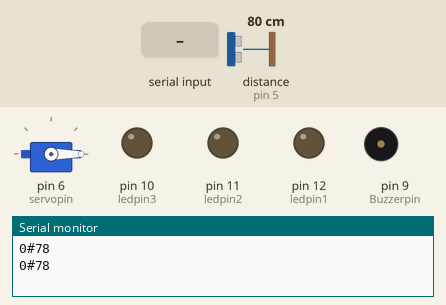
Recording of a sketch running on a simulated Arduino Uno, built with avr-gcc and run on an emulated ATmega328P. On the bench: servo, output pins drawn as LEDs (lit = HIGH), buzzer (waves = sounding, pin HIGH), the last lines printed to the serial monitor. Wiring (inferred from the names in the program): ultrasonic range finder: trigger pin 4; echo pin 5. The inputs (shaded band) are chosen by the test bench; at power-on: distance to the obstacle (sensor on pin 5) 80 cm. The echo pulse lasts 58.3 µs per cm; pins used as bus, display or sensor lines are not drawn.

Above: at 1.2 s.
1.3 s: "auto" received over Serial
At 3.3 s:
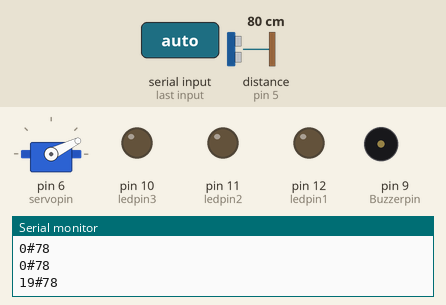
At 3.9 s:
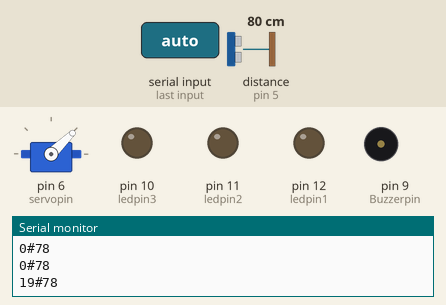
5.3 s: distance to the obstacle (sensor on pin 5) set to 35 cm
8.8 s: "buzzer" received over Serial
At 10.4 s:
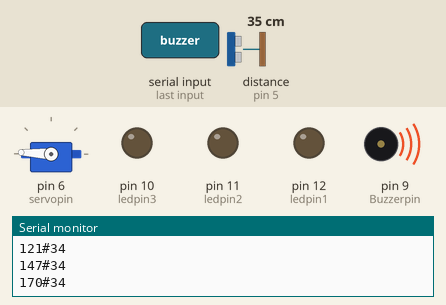
12.3 s: distance to the obstacle (sensor on pin 5) set to 2 cm
Timing chart, 0 to 20.3 s (numbered marks = the images above; inputs shaded):
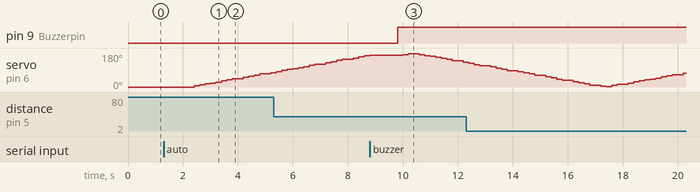

The sketch:

control_arduino_from_thirdparty.ino
```cpp
// ##################################
// Author : Tirtharaj Sinha
// Written for : arduino AVR Boards
// Date : 29-09-2022
// IDE : Arduino IDE 2.X
// Description : A controller to control component from third party script over serial port
// ##################################


#include <Servo.h>


// variable and const declearation
const int trigPin = 4;
const int echoPin = 5;
const int servopin = 6;


// led pin
const int ledpin1 = 12;
const int ledpin2 = 11;
const int ledpin3 = 10;

bool isLed1 = false;
bool isLed2 = false;
bool isLed3 = false;

int Buzzerpin = 9;

bool isBuzzer = false;

int curLoc = 0;    // current angle of servo
int increase = 1;  // direction of servo{increasing:1,decreasing:0}

long duration;
int distinCM;

// auto control
bool isServoAutoControl = false;
bool isIncreasing = true;

String curDis;  // current distance upon angle
long distance_limit = 50;

// sensor declearation
Servo radarServo;


void setup() {

  // setting the led pins
  pinMode(ledpin1, OUTPUT);
  pinMode(ledpin2, OUTPUT);
  pinMode(ledpin3, OUTPUT);
  pinMode(Buzzerpin, OUTPUT);

  // setting ultrasonic
  pinMode(trigPin, OUTPUT);
  pinMode(echoPin, INPUT);

  Serial.begin(9600);

  // starting the servo
  radarServo.attach(servopin);
  radarServo.write(0);
}

void loop() {
  // check any serial input is given
  if (Serial.available()) {
    String command = Serial.readString();
    manage_command(command);
  }
  if (millis() % 200 == 0) {
    if (isServoAutoControl) {
      autoRotateServo();
    }
  }
  // reading sensor in every 1s
  if (millis() % 1000 == 0) {

    curDis = calculate_distance(curLoc);
    Serial.println(curDis);
  }
}

void manage_command(String command) {
  if (command.indexOf("led") >= 0) {
    int pinNo = command.substring(3).toInt();
    toggleLED(pinNo);
  } else if (command.indexOf("servo") >= 0) {
    int angleReq = command.substring(5).toInt();
    rotateServo(angleReq);
  } else if (command.indexOf("buzzer") >= 0) {
    toggleBuzzer();
  } else if (command.indexOf("auto") >= 0) {
    if (isServoAutoControl) {
      isServoAutoControl = false;
    } else {
      isServoAutoControl = true;
    }
  }
}

void rotateServo(int angel) {
  if (!isServoAutoControl) {
    if (angel > curLoc) {
      for (int i = curLoc; i <= angel; i++) {
        radarServo.write(i);
        delay(50);
      }
    } else {
      for (int i = curLoc; i >= angel; i--) {
        radarServo.write(i);
        delay(50);
      }
    }
    curLoc = angel;
  }
  // Serial.println(angel);
}

void autoRotateServo() {
  if (isIncreasing) {
    curLoc++;
  } else {
    curLoc--;
  }

  if (curLoc == 180) {
    isIncreasing = false;
  } else if (curLoc == 0) {
    isIncreasing = true;
  }

  radarServo.write(curLoc);
}

void toggleLED(int led) {
  if (led == 1) {
    if (isLed1) {
      digitalWrite(ledpin1, LOW);
      isLed1 = false;
    } else {
      digitalWrite(ledpin1, HIGH);
      isLed1 = true;
    }
  } else if (led == 2) {
    if (isLed2) {
      digitalWrite(ledpin2, LOW);
      isLed2 = false;
    } else {
      digitalWrite(ledpin2, HIGH);
      isLed2 = true;
    }
  } else if (led == 3) {
    if (isLed3) {
      digitalWrite(ledpin3, LOW);
      isLed3 = false;
    } else {
      digitalWrite(ledpin3, HIGH);
      isLed3 = true;
    }
  }
}

String calculate_distance(int i) {

  // digitalWrite(trigPin, LOW);
  delayMicroseconds(2);
  digitalWrite(trigPin, HIGH);
  delayMicroseconds(10);
  digitalWrite(trigPin, LOW);
  duration = pulseIn(echoPin, HIGH);
  distinCM = duration * 0.034 / 2;


  return String(i) + "#" + String(distinCM);
}


void toggleBuzzer() {
  if (isBuzzer) {
    digitalWrite(Buzzerpin, LOW);
    isBuzzer = false;
  } else {
    digitalWrite(Buzzerpin, HIGH);
    isBuzzer = true;
  }
}
```

Measured:
- after the input at 1.3 s, servo on pin 6 (servopin): moves from 0° to 76° over 2.8 s, starting after 1.1 s
- after the input at 8.8 s, pin 9 (Buzzerpin): LOW → HIGH after 1.0 s
